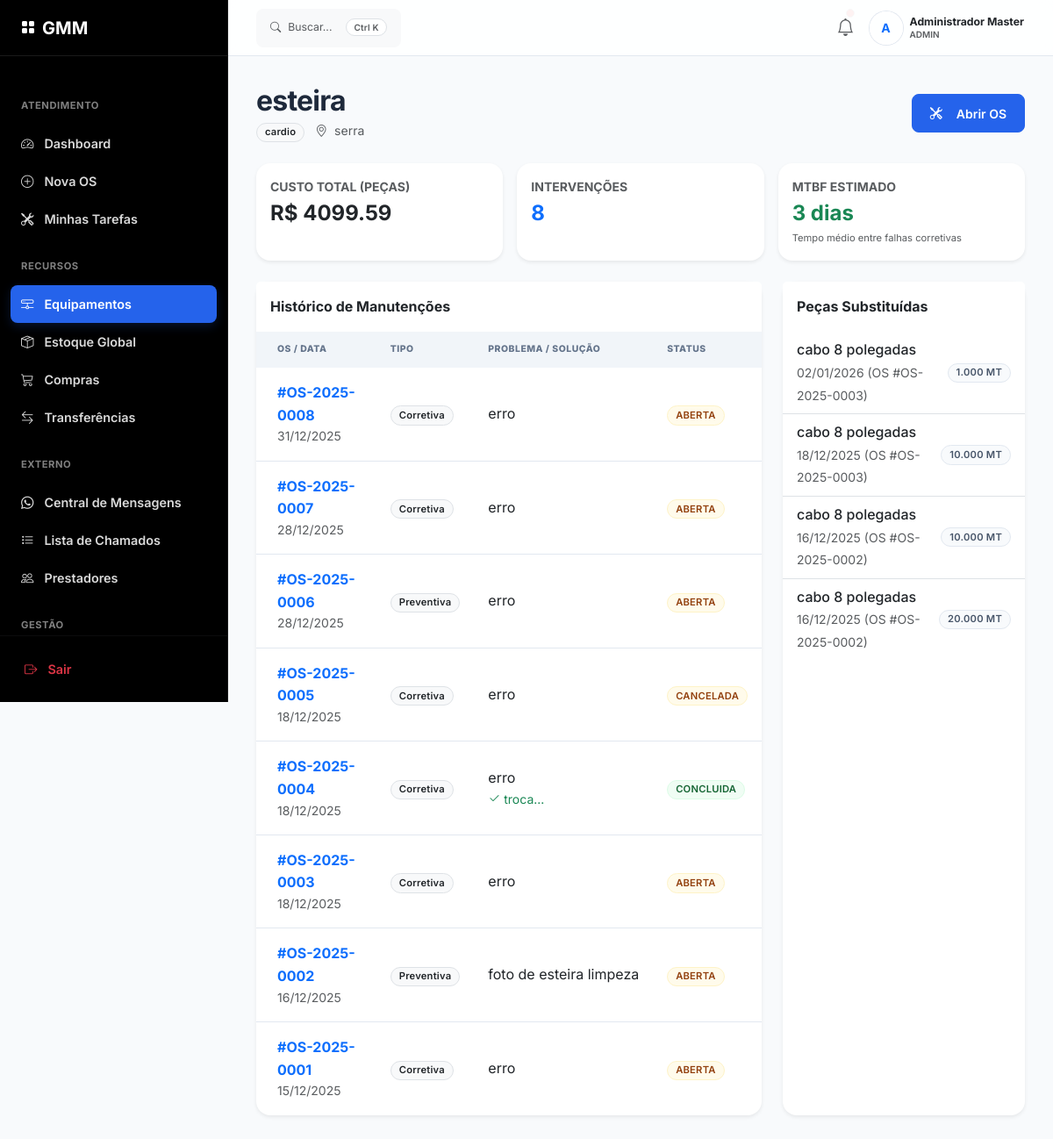
The app's page /equipamentos/1 (signed in), older data.
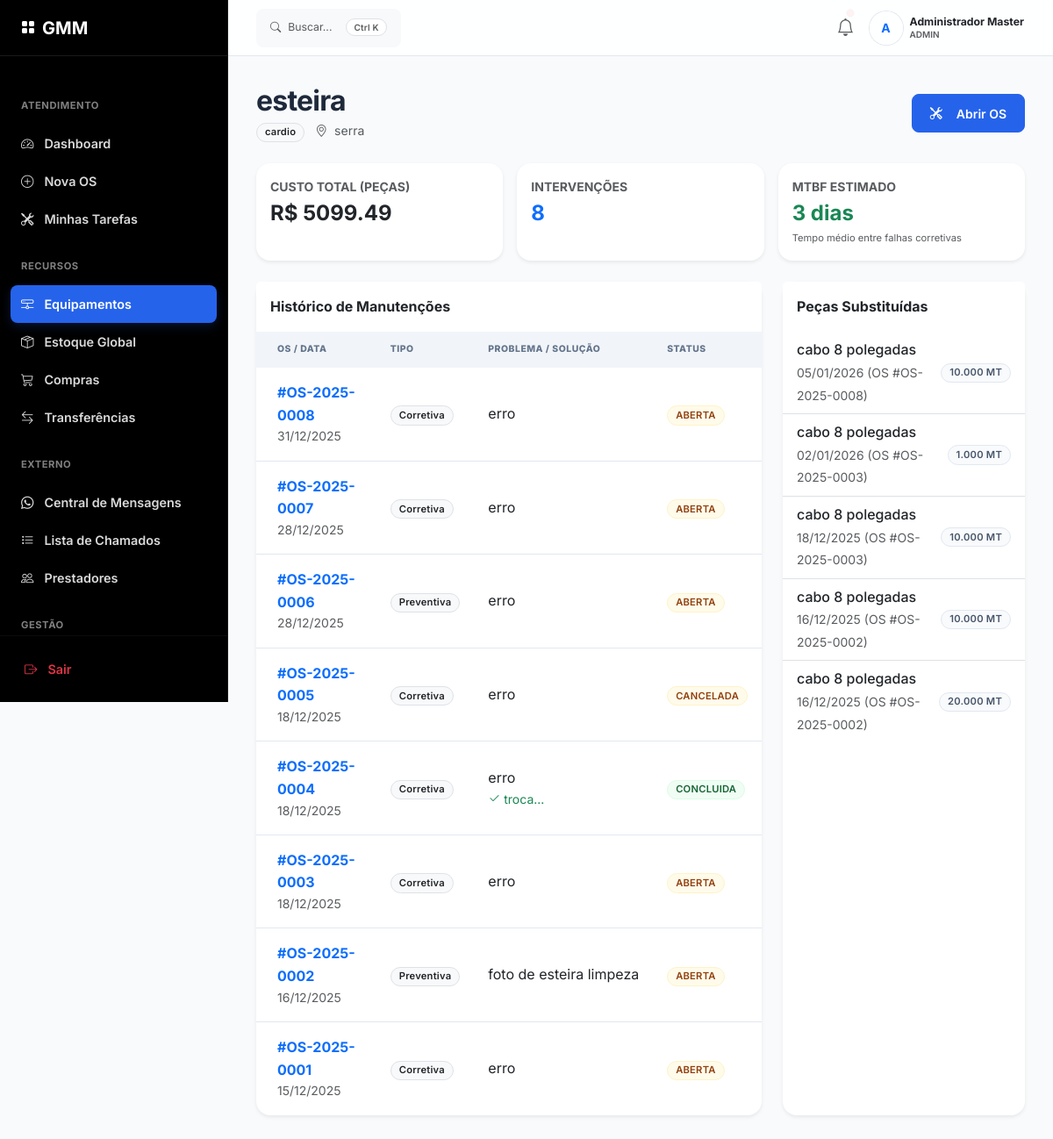
The same page, newer data.
### app/models/estoque_models.py (models this page shows, shortened)
class OrdemServico(db.Model):
    __tablename__ = 'ordens_servico'
    id = db.Column(db.Integer, primary_key=True)
    numero_os = db.Column(db.String(20), unique=True, nullable=False)
    tecnico_id = db.Column(db.Integer, db.ForeignKey('usuarios.id'), nullable=False)
    unidade_id = db.Column(db.Integer, db.ForeignKey('unidades.id'), nullable=False)
    equipamento_id = db.Column(db.Integer, db.ForeignKey('equipamentos.id'), nullable=True)
    tipo_manutencao = db.Column(db.String(20), nullable=False)
    prioridade = db.Column(db.String(20), default='media')
    descricao_problema = db.Column(db.Text, nullable=False)
    descricao_solucao = db.Column(db.Text, nullable=True)
    status = db.Column(db.String(20), default='aberta')
    prazo_conclusao = db.Column(db.DateTime, nullable=False)
    fotos_antes = db.Column(db.JSON, nullable=True)
    fotos_depois = db.Column(db.JSON, nullable=True)
    data_abertura = db.Column(db.DateTime, default=datetime.utcnow)
    data_conclusao = db.Column(db.DateTime, nullable=True)
    tecnico = db.relationship('Usuario', backref='ordens_servico')
    unidade = db.relationship('Unidade', backref='ordens_servico')
    equipamento_rel = db.relationship('Equipamento', backref='ordens')
    movimentacoes = db.relationship('MovimentacaoEstoque', backref='os', lazy=True)
    anexos_list = db.relationship('AnexosOS', backref='os', lazy=True, cascade="all, delete-orphan")

class MovimentacaoEstoque(db.Model):
    __tablename__ = 'movimentacoes_estoque'
    id = db.Column(db.Integer, primary_key=True)
    os_id = db.Column(db.Integer, db.ForeignKey('ordens_servico.id'), nullable=True)
    estoque_id = db.Column(db.Integer, db.ForeignKey('estoque.id'), nullable=False)
    usuario_id = db.Column(db.Integer, db.ForeignKey('usuarios.id'), nullable=False)
    unidade_id = db.Column(db.Integer, db.ForeignKey('unidades.id'), nullable=True)
    tipo_movimentacao = db.Column(db.String(20), nullable=False)
    quantidade = db.Column(db.Numeric(10, 3), nullable=False)
    observacao = db.Column(db.String(255), nullable=True)
    data_movimentacao = db.Column(db.DateTime, default=datetime.utcnow)
    estoque = db.relationship('Estoque', backref='historico')
    usuario = db.relationship('Usuario')
    unidade = db.relationship('Unidade')

class Estoque(db.Model):
    __tablename__ = 'estoque'
    id = db.Column(db.Integer, primary_key=True)
    codigo = db.Column(db.String(20), unique=True, nullable=False)
    nome = db.Column(db.String(150), nullable=False)
    categoria_id = db.Column(db.Integer, db.ForeignKey('categorias_estoque.id'))
    unidade_medida = db.Column(db.String(5), nullable=False)
    quantidade_atual = db.Column(db.Numeric(10, 3), nullable=False, default=0)
    quantidade_minima = db.Column(db.Numeric(10, 3), nullable=False, default=5)
    valor_unitario = db.Column(db.Numeric(10, 2), nullable=True)
    localizacao = db.Column(db.String(100), nullable=True)
    unidade_id = db.Column(db.Integer, db.ForeignKey('unidades.id'), nullable=True)
    updated_at = db.Column(db.DateTime, default=datetime.utcnow, onupdate=datetime.utcnow)
    categoria = db.relationship('CategoriaEstoque', backref='itens')
    unidade = db.relationship('Unidade', backref='estoque_itens')

### app/routes/equipamentos.py (the view)
@bp.route('/<int:id>')
@login_required
def detalhes(id):
    equipamento = Equipamento.query.get_or_404(id)
    historico_os = OrdemServico.query.filter_by(equipamento_id=id)\
        .order_by(OrdemServico.data_abertura.desc()).all()
    pecas_trocadas = MovimentacaoEstoque.query.join(OrdemServico)\
        .filter(OrdemServico.equipamento_id == id, MovimentacaoEstoque.tipo_movimentacao == 'consumo')\
        .order_by(MovimentacaoEstoque.data_movimentacao.desc()).all()
    total_custo_pecas = sum([m.quantidade * (m.estoque.valor_unitario or 0) for m in pecas_trocadas])
    qtd_os = len(historico_os)
    corretivas = [os for os in historico_os if os.tipo_manutencao == 'corretiva']
    mtbf = "N/A"
    if len(corretivas) > 1:
        delta = corretivas[0].data_abertura - corretivas[-1].data_abertura
        dias = delta.days
        divisor = len(corretivas) - 1 if len(corretivas) > 1 else 1
        media_dias = dias // divisor
        mtbf = f"{media_dias} dias"
    return render_template('equipamento_detalhe.html',
                         eq=equipamento,
                         historico_os=historico_os,
                         pecas=pecas_trocadas,
                         kpis={
                             'custo_total': total_custo_pecas,
                             'qtd_os': qtd_os,
                             'mtbf': mtbf
                         })

### app/templates/equipamento_detalhe.html (shortened to what the changed rows need)
{% extends "base.html" %}
{% block content %}
<div class="mb-4 d-flex justify-content-between align-items-center">
    <div>
        <h2 class="fw-bold mb-0">{{ eq.nome }}</h2>
    </div>
</div>
<div class="row g-3 mb-4">
    <div class="col-md-4">
        <div class="card border-0 shadow-sm p-3 h-100">
            <div class="small text-muted fw-bold text-uppercase">Custo Total (Peças)</div>
            <div class="fs-4 fw-bold text-dark">R$ {{ "{:.2f}".format(kpis.custo_total) }}</div>
        </div>
    </div>
</div>
<div class="row g-4">
    <div class="col-lg-8">
        <div class="card border-0 shadow-sm">
            <div class="table-responsive">
                <table class="table table-hover mb-0 align-middle">
                    <thead class="bg-light">
                        <tr>
                            <th class="ps-4">OS / Data</th>
                            <th>Tipo</th>
                            <th>Problema / Solução</th>
                            <th>Status</th>
                        </tr>
                    </thead>
                    <tbody>
                        {% for os in historico_os %}
                        <tr>
                            <td class="ps-4">
                                <a href="{{ url_for('os.detalhes', id=os.id) }}"
                                    class="fw-bold text-decoration-none">#{{ os.numero_os }}</a>
                                <div class="small text-muted">{{ os.data_abertura.strftime('%d/%m/%Y') }}</div>
                            </td>
                            <td><span class="badge bg-light text-dark border">{{ os.tipo_manutencao|capitalize }}</span>
                            </td>
                            <td>
                                <div class="text-truncate" style="max-width: 250px;"
                                    title="{{ os.descricao_problema }}">
                                    {{ os.descricao_problema }}
                                </div>
                                {% if os.descricao_solucao %}
                                <div class="small text-success"><i class="bi bi-check2"></i> {{
                                    os.descricao_solucao[:50] }}...</div>
                                {% endif %}
                            </td>
                            <td>
                                <span
                                    class="badge bg-{{ 'success' if os.status == 'concluida' else 'warning' }} bg-opacity-10 text-dark">
                                    {{ os.status|upper }}
                                </span>
                            </td>
                        </tr>
                        {% else %}
                        <tr>
                            <td colspan="4" class="text-center py-4 text-muted">Sem histórico registrado.</td>
                        </tr>
                        {% endfor %}
                    </tbody>
                </table>
            </div>
        </div>
    </div>
    <div class="col-lg-4">
        <div class="card border-0 shadow-sm h-100">
            <div class="card-body p-0">
                <ul class="list-group list-group-flush">
                    {% for mov in pecas %}
                    <li class="list-group-item d-flex justify-content-between align-items-center">
                        <div>
                            <div class="fw-medium">{{ mov.estoque.nome }}</div>
                            <small class="text-muted">{{ mov.data_movimentacao.strftime('%d/%m/%Y') }} (OS #{{
                                mov.os.numero_os }})</small>
                        </div>
                        <span class="badge bg-secondary bg-opacity-10 text-dark">
                            {{ "{:g}".format(mov.quantidade) }} {{ mov.estoque.unidade_medida }}
                        </span>
                    </li>
                    {% else %}
                    <li class="list-group-item text-muted text-center py-4">Nenhuma peça trocada neste equipamento.</li>
                    {% endfor %}
                </ul>
            </div>
        </div>
    </div>
</div>
{% endblock %}

Row changes from the older to the newer data that the page shows:
added MovimentacaoEstoque: estoque.nome "cabo 8 polegadas", data_movimentacao "05/01/2026", os.numero_os "OS-2025-0008", quantidade "10.000", estoque.unidade_medida "MT"
Text that changed along with them:
{{ "{:.2f}".format(kpis.custo_total) }}: "4099.59" → "5099.49"
